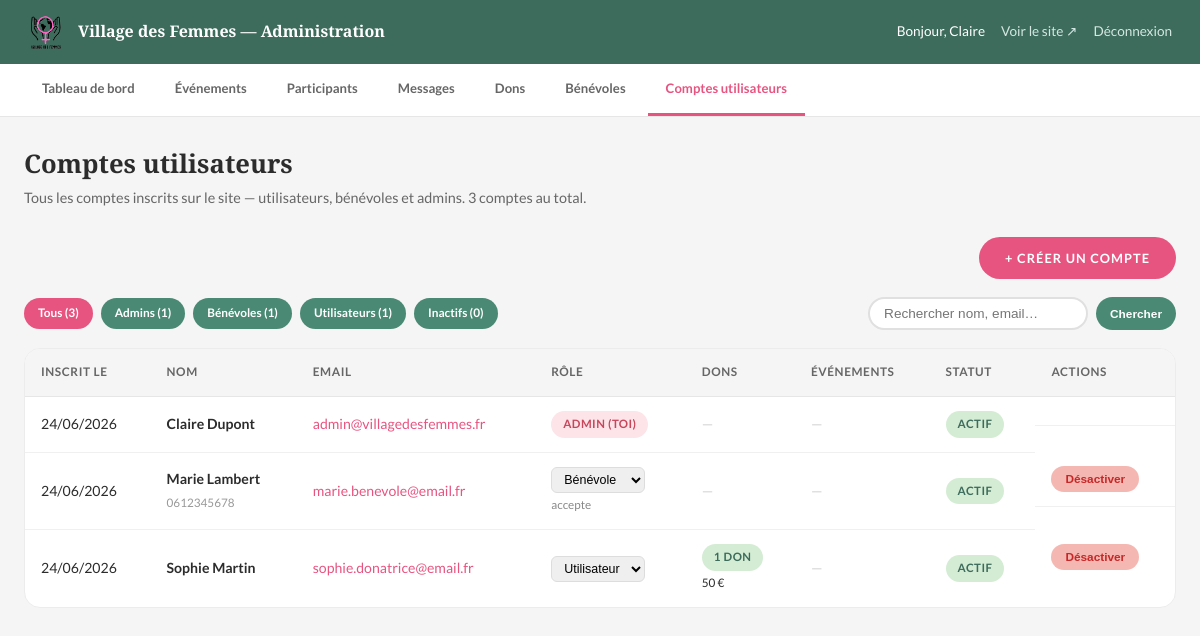
Page /admin/utilisateurs.php (signed in) on the committed database.
### tables this page shows
CREATE TABLE utilisateurs (
    id              INT AUTO_INCREMENT PRIMARY KEY,
    email           VARCHAR(255) NOT NULL UNIQUE,
    mot_de_passe    VARCHAR(255) NOT NULL,         
    prenom          VARCHAR(100) NOT NULL,
    nom             VARCHAR(100) NOT NULL,
    telephone       VARCHAR(20),
    role            ENUM('utilisateur', 'benevole', 'admin') NOT NULL DEFAULT 'utilisateur',
    date_creation   DATETIME NOT NULL DEFAULT CURRENT_TIMESTAMP,
    derniere_connexion DATETIME,
    actif           BOOLEAN NOT NULL DEFAULT TRUE,
    email_verifie   BOOLEAN NOT NULL DEFAULT FALSE
);

### config/config.php (called while the page is built, shortened)
<?php
function nettoyer(string $valeur): string {
    $valeur = trim($valeur);
    $valeur = stripslashes($valeur);
    $valeur = htmlspecialchars($valeur, ENT_QUOTES, 'UTF-8');
    return $valeur;
}

### admin/utilisateurs.php (the view, shortened to what this page needs)
<?php
require_once '../config/config.php';
$pdo = getPDO();
$filtre = $_GET['filtre'] ?? 'tous';
$recherche = nettoyer($_GET['q'] ?? '');
$sql = "SELECT u.*, pb.statut_candidature,
        (SELECT COUNT(*) FROM dons d WHERE d.utilisateur_id = u.id AND d.statut = 'valide') AS nb_dons,
        (SELECT COALESCE(SUM(montant),0) FROM dons d WHERE d.utilisateur_id = u.id AND d.statut = 'valide') AS total_dons,
        (SELECT COUNT(*) FROM inscriptions_evenements ie WHERE ie.utilisateur_id = u.id) AS nb_inscriptions
        FROM utilisateurs u
        LEFT JOIN profils_benevoles pb ON pb.utilisateur_id = u.id
        WHERE 1=1";
$params = [];
$sql .= " ORDER BY u.date_creation DESC";
$stmt = $pdo->prepare($sql);
$stmt->execute($params);
$utilisateurs = $stmt->fetchAll();
$comptes = $pdo->query("
    SELECT
        COUNT(*) AS total,
        SUM(role = 'admin') AS admins,
        SUM(role = 'benevole') AS benevoles,
        SUM(role = 'utilisateur') AS utilisateurs,
        SUM(actif = 0) AS inactifs
    FROM utilisateurs
")->fetch();
?>
<!DOCTYPE html>
<html lang="fr">
<head>
  <link rel="stylesheet" href="../styles.css" />
  <link rel="stylesheet" href="admin.css" />
</head>
<body class="admin-body">
  <?php include 'includes/admin-header.php'; ?>
  <div class="admin-content">
    <h1>Comptes utilisateurs</h1>
    <p class="admin-sous-titre">
      Tous les comptes inscrits sur le site — utilisateurs, bénévoles et admins.
      <?= $comptes['total'] ?> comptes au total.
    </p>
    <div class="admin-page-actions">
      <a href="creer-compte.php" class="btn btn-rose">+ Créer un compte</a>
    </div>
    <div style="display:flex; justify-content:space-between; align-items:center; flex-wrap:wrap; gap:12px; margin-bottom:18px;">
      <div style="display:flex; gap:8px; flex-wrap:wrap;">
        <a href="utilisateurs.php" class="btn-small <?= $filtre === 'tous' ? 'btn-valider' : 'btn-edit' ?>">
          Tous (<?= $comptes['total'] ?>)
        </a>
        <a href="utilisateurs.php?filtre=admin" class="btn-small <?= $filtre === 'admin' ? 'btn-valider' : 'btn-edit' ?>">
          Admins (<?= $comptes['admins'] ?>)
        </a>
        <a href="utilisateurs.php?filtre=benevole" class="btn-small <?= $filtre === 'benevole' ? 'btn-valider' : 'btn-edit' ?>">
          Bénévoles (<?= $comptes['benevoles'] ?>)
        </a>
        <a href="utilisateurs.php?filtre=utilisateur" class="btn-small <?= $filtre === 'utilisateur' ? 'btn-valider' : 'btn-edit' ?>">
          Utilisateurs (<?= $comptes['utilisateurs'] ?>)
        </a>
        <a href="utilisateurs.php?filtre=inactif" class="btn-small <?= $filtre === 'inactif' ? 'btn-valider' : 'btn-edit' ?>">
          Inactifs (<?= $comptes['inactifs'] ?>)
        </a>
      </div>
      <form method="GET" style="display:flex; gap:8px;">
        <input type="text" name="q" value="<?= htmlspecialchars($recherche) ?>"
               placeholder="Rechercher nom, email…"
               style="padding:7px 14px; border:2px solid #e0e0e0; border-radius:30px; font-size:0.85rem; outline:none; width:220px;" />
        <button type="submit" class="btn-small btn-edit">Chercher</button>
      </form>
    </div>
    <div class="admin-table-wrap">
      <table class="admin-table">
        <thead>
          <tr>
            <th>Inscrit le</th>
            <th>Nom</th>
            <th>Email</th>
            <th>Rôle</th>
            <th>Dons</th>
            <th>Événements</th>
            <th>Statut</th>
            <th>Actions</th>
          </tr>
        </thead>
        <tbody>
          <?php foreach ($utilisateurs as $u): ?>
            <tr <?= !$u['actif'] ? 'style="opacity:0.55;"' : '' ?>>
              <td style="white-space:nowrap;"><?= htmlspecialchars(date('d/m/Y', strtotime($u['date_creation']))) ?></td>
              <td>
                <strong><?= htmlspecialchars($u['prenom'] . ' ' . $u['nom']) ?></strong>
                <?php if ($u['telephone']): ?>
                  <br><small style="color:#999;"><?= htmlspecialchars($u['telephone']) ?></small>
                <?php endif; ?>
              </td>
              <td>
                <a href="mailto:<?= htmlspecialchars($u['email']) ?>" style="color:var(--rose-vif);">
                  <?= htmlspecialchars($u['email']) ?>
                </a>
              </td>
              <td>
                <?php if ($u['id'] === (int) $_SESSION['utilisateur_id']): ?>
                  <span class="badge badge-rose">admin (toi)</span>
                <?php else: ?>
                  <form method="POST" style="display:inline;">
                    <select name="nouveau_role" onchange="this.form.submit()"
                            style="font-size:0.78rem; padding:4px 8px; border-radius:6px; border:1px solid #ddd;">
                      <option value="utilisateur" <?= $u['role'] === 'utilisateur' ? 'selected' : '' ?>>Utilisateur</option>
                      <option value="benevole" <?= $u['role'] === 'benevole' ? 'selected' : '' ?>>Bénévole</option>
                    </select>
                  </form>
                  <?php if ($u['role'] === 'benevole' && $u['statut_candidature']): ?>
                    <br><small style="color:#888;"><?= htmlspecialchars($u['statut_candidature']) ?></small>
                  <?php endif; ?>
                <?php endif; ?>
              </td>
              <td>
                <?php if ($u['nb_dons'] > 0): ?>
                  <span class="badge badge-vert"><?= $u['nb_dons'] ?> don<?= $u['nb_dons'] > 1 ? 's' : '' ?></span>
                  <br><small><?= number_format($u['total_dons'], 0, ',', ' ') ?> €</small>
                <?php else: ?>
                  <span style="color:#ccc;">—</span>
                <?php endif; ?>
              </td>
              <td>
                <?php if ($u['nb_inscriptions'] > 0): ?>
                  <a href="inscriptions.php?utilisateur_id=<?= $u['id'] ?>" class="badge badge-vert" style="text-decoration:none;">
                    <?= $u['nb_inscriptions'] ?> inscription<?= $u['nb_inscriptions'] > 1 ? 's' : '' ?>
                  </a>
                <?php else: ?>
                  <span style="color:#ccc;">—</span>
                <?php endif; ?>
              </td>
              <td>
                <?php if ($u['actif']): ?>
                  <span class="badge badge-vert">Actif</span>
                <?php else: ?>
                  <span class="badge badge-rouge">Inactif</span>
                <?php endif; ?>
              </td>
              <td class="admin-actions">
                <?php if ($u['id'] !== (int) $_SESSION['utilisateur_id']): ?>
                  <form method="POST" style="display:inline;">
                    <button type="submit" class="btn-small <?= $u['actif'] ? 'btn-delete' : 'btn-edit' ?>">
                      <?= $u['actif'] ? 'Désactiver' : 'Réactiver' ?>
                    </button>
                  </form>
                <?php endif; ?>
              </td>
            </tr>
          <?php endforeach; ?>
        </tbody>
      </table>
    </div>
  </div>
</body>
</html>

### styles.css (style rules this page uses)
:root { --rose-pale: #F9D6D8; --rose-vif: #E75480; --rose-bouton: #C8455A; --vert-sauge: #8FBC8F; --vert-fonce: #3D6B5C; --vert-btn: #4A8A75; --noir: #1a1a1a; --blanc: #FFFFFF; --gris-clair: #F5F5F5; --texte: #2C2C2C; --texte-clair: #666666; --radius: 8px; --radius-lg: 16px; --transition: 0.25s ease; }
*, *::before, *::after { box-sizing: border-box; margin: 0; padding: 0; }
html { scroll-behavior: smooth; }
body { font-family: 'Lato', sans-serif; color: var(--texte); background: var(--blanc); line-height: 1.6; }
a { text-decoration: none; color: inherit; }
h1, h2, h3, h4 { font-family: 'Playfair Display', serif; line-height: 1.2; }
h1 { font-size: clamp(2rem, 5vw, 3rem); }
.btn { display: inline-block; padding: 11px 26px; border-radius: 30px; font-family: 'Lato', sans-serif; font-size: 0.8rem; font-weight: 700; text-transform: uppercase; letter-spacing: 0.08em; cursor: pointer; border: none; transition: all var(--transition); }
.btn-rose { background: var(--rose-vif); color: var(--blanc); }

### admin/admin.css (style rules this page uses)
.admin-body { background: var(--gris-clair); min-height: 100vh; }
.admin-content { max-width: 1200px; margin: 0 auto; padding: 32px 24px 60px; }
.admin-content h1 { font-size: 1.6rem; margin-bottom: 6px; }
.admin-sous-titre { color: var(--texte-clair); font-size: 0.9rem; margin-bottom: 28px; }
.admin-table-wrap { background: var(--blanc); border-radius: var(--radius-lg); border: 1px solid #ececec; overflow-x: auto; }
table.admin-table { width: 100%; border-collapse: collapse; font-size: 0.88rem; }
table.admin-table th { text-align: left; padding: 14px 16px; background: var(--gris-clair); font-size: 0.74rem; font-weight: 700; text-transform: uppercase; letter-spacing: 0.05em; color: var(--texte-clair); border-bottom: 1px solid #e6e6e6; }
table.admin-table td { padding: 14px 16px; border-bottom: 1px solid #f0f0f0; vertical-align: middle; }
table.admin-table tr:last-child td { border-bottom: none; }
.badge { display: inline-block; padding: 4px 12px; border-radius: 20px; font-size: 0.72rem; font-weight: 700; text-transform: uppercase; letter-spacing: 0.04em; }
.badge-rose { background: #fce4e8; color: var(--rose-bouton); }
.badge-vert { background: #d4ecd4; color: var(--vert-fonce); }
.admin-actions { display: flex; gap: 8px; }
.btn-small { padding: 6px 14px; border-radius: 20px; font-size: 0.74rem; font-weight: 700; border: none; cursor: pointer; text-decoration: none; display: inline-block; }
.btn-small.btn-edit { background: var(--vert-btn); color: var(--blanc); }
.btn-small.btn-delete { background: #f5b7b1; color: #c62828; }
.btn-small.btn-valider { background: var(--rose-vif); color: var(--blanc); }
.admin-page-actions { display: flex; justify-content: flex-end; margin-bottom: 18px; }

### rows in the picture
utilisateurs: date_creation "24/06/2026", prenom+nom "Claire Dupont", email "admin@villagedesfemmes.fr", shows "ADMIN (TOI)", actif "ACTIF"
utilisateurs: date_creation "24/06/2026", prenom+nom "Marie Lambert", telephone "0612345678", email "marie.benevole@email.fr", nouveau_role "Bénévole", statut_candidature "accepte", actif "ACTIF"
utilisateurs: date_creation "24/06/2026", prenom+nom "Sophie Martin", email "sophie.donatrice@email.fr", nouveau_role "Utilisateur", nb_dons "1", total_dons "50", actif "ACTIF"

### other values in the picture
$_SESSION['prenom'] "Claire"
$comptes['total'] "3"
$comptes['admins'] "1"
$comptes['benevoles'] "1"
$comptes['utilisateurs'] "1"
$comptes['inactifs'] "0"
